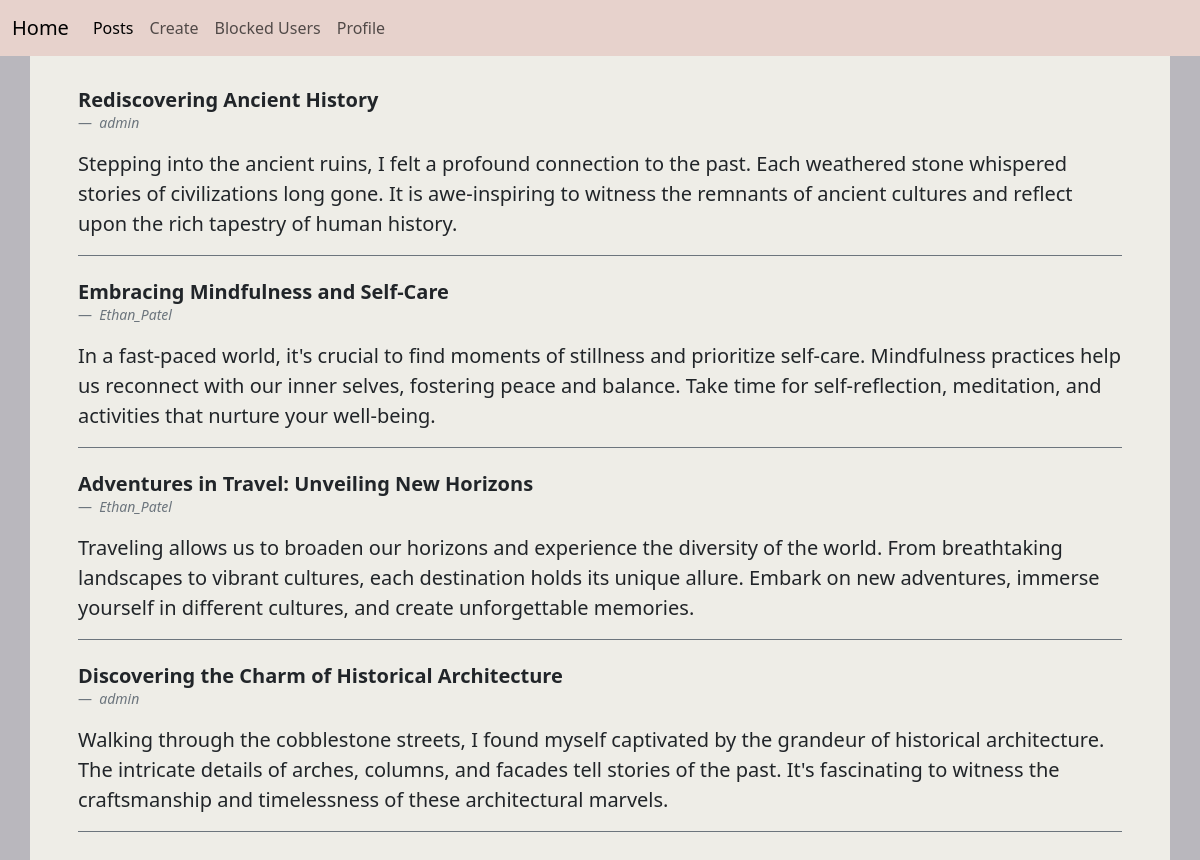
Screenshot of /posts/ (signed in) with the database file from the repository.
### posts/models.py (models this page shows, shortened)
class Post(models.Model):
    title = models.CharField(max_length=255)
    author = models.ForeignKey(User, on_delete=models.CASCADE, null=True, blank=True)
    content = models.TextField(null=True, blank=True)
    created_at = models.DateTimeField(default=timezone.now)
    last_updated = models.DateTimeField(auto_now=True)
    files = models.FileField(upload_to='post_files/', blank=True, null=True)

### posts/views.py (the view)
# urls.py: path('posts/', posts_view, name='posts'),
def posts_view(request):
    blocked_users = request.user.userprofile.blocked_users.all()
    posts = Post.objects.exclude(author__in=blocked_users).exclude(author=request.user)
    return render(request, 'posts.html', {'posts': posts})

### posts/templates/posts.html (shortened to what this page needs)
<!DOCTYPE html>
<html lang="en">
<head>
    <link href="https://cdn.jsdelivr.net/npm/bootstrap@5.3.0/dist/css/bootstrap.min.css" rel="stylesheet"
>
</head>
<body style="background-color: #B9B7BD">
<nav class="navbar navbar-expand-lg " style="background-color: #E7D2CC">
    <div class="container-fluid">
        <a class="navbar-brand" href="{% url 'posts' %}">Home</a>
        <div class="collapse navbar-collapse" id="navbarNav">
            <ul class="navbar-nav">
                <li class="nav-item">
                    <a class="nav-link active" aria-current="page"  href="{% url 'posts' %}">Posts</a>
                </li>
                <li class="nav-item">
                    <a class="nav-link" href="{% url 'add' %}">Create</a>
                </li>
                <li class="nav-item">
                    <a class="nav-link" href="{% url 'blockedUsers' %}">Blocked Users</a>
                </li>
                <li class="nav-item">
                    <a class="nav-link" href="{% url 'profile' %}">Profile</a>
                </li>
            </ul>
        </div>
    </div>
</nav>
<div class="container py-4 px-5" style="background-color: #EEEDE7">
    <div>
        {% for post in posts %}
        <figure class="start border-bottom border-secondary pt-2">
            <blockquote class="blockquote display-6 fw-semibold">
                <p>{{post.title}}</p>
            </blockquote>
            <figcaption class="blockquote-footer">
                <cite title="Source Title">{{post.author}}</cite>
            </figcaption>
            <p class="lead">
                {{post.content}}
            </p>
        </figure>
        {% endfor %}
    </div>
</div>
</body>
</html>

### rows the page displays
Post: title "Rediscovering Ancient History", author "admin", content "Stepping into the ancient ruins, I felt a profound connection to the past. Each weathered stone whispered stories of civilizations long gone. It is awe-inspiring to witness the remnants of ancient cultures and reflect upon the rich tapestry of human history."
Post: title "Embracing Mindfulness and Self-Care", author "Ethan_Patel", content "In a fast-paced world, it's crucial to find moments of stillness and prioritize self-care. Mindfulness practices help us reconnect with our inner selves, fostering peace and balance. Take time for self-reflection, meditation, and activities that nurture your well-being."
Post: title "Adventures in Travel: Unveiling New Horizons", author "Ethan_Patel", content "Traveling allows us to broaden our horizons and experience the diversity of the world. From breathtaking landscapes to vibrant cultures, each destination holds its unique allure. Embark on new adventures, immerse yourself in different cultures, and create unforgettable memories."
Post: title "Discovering the Charm of Historical Architecture", author "admin", content "Walking through the cobblestone streets, I found myself captivated by the grandeur of historical architecture. The intricate details of arches, columns, and facades tell stories of the past. It's fascinating to witness the craftsmanship and timelessness of these architectural marvels."
